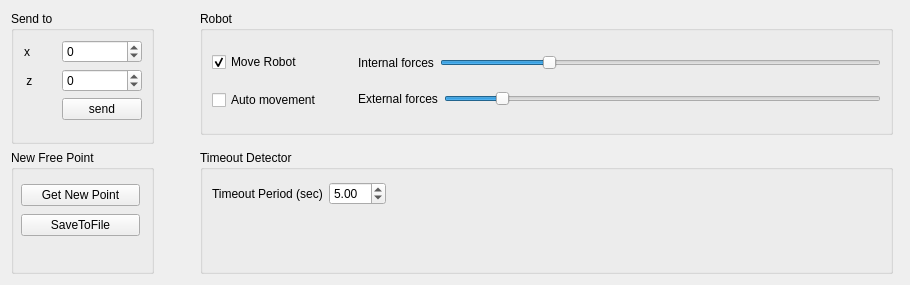
<?xml version="1.0" encoding="UTF-8"?>
<ui version="4.0">
 <class>guiDlg</class>
 <widget class="QWidget" name="guiDlg">
  <property name="geometry">
   <rect>
    <x>0</x>
    <y>0</y>
    <width>910</width>
    <height>285</height>
   </rect>
  </property>
  <property name="windowTitle">
   <string>navigationComp</string>
  </property>
  <layout class="QGridLayout" name="gridLayout">
   <item row="2" column="1">
    <widget class="QGroupBox" name="groupBox_3">
     <property name="title">
      <string>New Free Point</string>
     </property>
     <widget class="QWidget" name="layoutWidget">
      <property name="geometry">
       <rect>
        <x>10</x>
        <y>32</y>
        <width>119</width>
        <height>58</height>
       </rect>
      </property>
      <layout class="QVBoxLayout" name="verticalLayout_2">
       <item>
        <widget class="QPushButton" name="newFreePointButton">
         <property name="text">
          <string>Get New Point</string>
         </property>
        </widget>
       </item>
       <item>
        <widget class="QPushButton" name="saveToFileButton">
         <property name="text">
          <string>SaveToFile</string>
         </property>
        </widget>
       </item>
      </layout>
     </widget>
    </widget>
   </item>
   <item row="0" column="1" rowspan="2">
    <widget class="QGroupBox" name="groupBox">
     <property name="maximumSize">
      <size>
       <width>200</width>
       <height>16777215</height>
      </size>
     </property>
     <property name="title">
      <string>Send to</string>
     </property>
     <layout class="QHBoxLayout" name="horizontalLayout">
      <item>
       <layout class="QFormLayout" name="formLayout">
        <property name="labelAlignment">
         <set>Qt::AlignCenter</set>
        </property>
        <item row="0" column="0">
         <widget class="QLabel" name="label">
          <property name="text">
           <string>x       </string>
          </property>
         </widget>
        </item>
        <item row="0" column="1">
         <widget class="QSpinBox" name="x_spinbox">
          <property name="maximumSize">
           <size>
            <width>150</width>
            <height>16777215</height>
           </size>
          </property>
          <property name="minimum">
           <number>-10000</number>
          </property>
          <property name="maximum">
           <number>10000</number>
          </property>
         </widget>
        </item>
        <item row="1" column="0">
         <widget class="QLabel" name="label_2">
          <property name="text">
           <string> z       </string>
          </property>
         </widget>
        </item>
        <item row="1" column="1">
         <widget class="QSpinBox" name="z_spinbox">
          <property name="maximumSize">
           <size>
            <width>150</width>
            <height>16777215</height>
           </size>
          </property>
          <property name="minimum">
           <number>-10000</number>
          </property>
          <property name="maximum">
           <number>10000</number>
          </property>
         </widget>
        </item>
        <item row="2" column="1">
         <widget class="QPushButton" name="send_button">
          <property name="maximumSize">
           <size>
            <width>100</width>
            <height>16777215</height>
           </size>
          </property>
          <property name="text">
           <string>send</string>
          </property>
         </widget>
        </item>
       </layout>
      </item>
     </layout>
    </widget>
   </item>
   <item row="0" column="3">
    <widget class="QGroupBox" name="groupBox_2">
     <property name="title">
      <string>Robot</string>
     </property>
     <layout class="QHBoxLayout" name="horizontalLayout_6">
      <item>
       <layout class="QVBoxLayout" name="verticalLayout_13">
        <item>
         <widget class="QCheckBox" name="robotMov_checkbox">
          <property name="text">
           <string>Move Robot</string>
          </property>
          <property name="checked">
           <bool>true</bool>
          </property>
         </widget>
        </item>
        <item>
         <widget class="QCheckBox" name="autoMov_checkbox">
          <property name="text">
           <string>Auto movement</string>
          </property>
          <property name="checked">
           <bool>false</bool>
          </property>
         </widget>
        </item>
       </layout>
      </item>
      <item>
       <spacer name="horizontalSpacer_2">
        <property name="orientation">
         <enum>Qt::Horizontal</enum>
        </property>
        <property name="sizeType">
         <enum>QSizePolicy::Maximum</enum>
        </property>
        <property name="sizeHint" stdset="0">
         <size>
          <width>30</width>
          <height>20</height>
         </size>
        </property>
       </spacer>
      </item>
      <item>
       <layout class="QVBoxLayout" name="verticalLayout_4">
        <item>
         <layout class="QHBoxLayout" name="horizontalLayout_9">
          <item>
           <widget class="QLabel" name="label_5">
            <property name="text">
             <string>Internal forces</string>
            </property>
           </widget>
          </item>
          <item>
           <widget class="QSlider" name="ki_slider">
            <property name="maximum">
             <number>500</number>
            </property>
            <property name="value">
             <number>120</number>
            </property>
            <property name="orientation">
             <enum>Qt::Horizontal</enum>
            </property>
           </widget>
          </item>
         </layout>
        </item>
        <item>
         <layout class="QHBoxLayout" name="horizontalLayout_8">
          <item>
           <widget class="QLabel" name="label_4">
            <property name="text">
             <string>External forces</string>
            </property>
           </widget>
          </item>
          <item>
           <widget class="QSlider" name="ke_slider">
            <property name="maximum">
             <number>500</number>
            </property>
            <property name="value">
             <number>60</number>
            </property>
            <property name="sliderPosition">
             <number>60</number>
            </property>
            <property name="orientation">
             <enum>Qt::Horizontal</enum>
            </property>
           </widget>
          </item>
         </layout>
        </item>
       </layout>
      </item>
     </layout>
    </widget>
   </item>
   <item row="1" column="4">
    <widget class="Line" name="line">
     <property name="orientation">
      <enum>Qt::Horizontal</enum>
     </property>
    </widget>
   </item>
   <item row="0" column="2">
    <spacer name="horizontalSpacer">
     <property name="orientation">
      <enum>Qt::Horizontal</enum>
     </property>
     <property name="sizeType">
      <enum>QSizePolicy::Fixed</enum>
     </property>
     <property name="sizeHint" stdset="0">
      <size>
       <width>40</width>
       <height>20</height>
      </size>
     </property>
    </spacer>
   </item>
   <item row="2" column="2">
    <spacer name="horizontalSpacer_3">
     <property name="orientation">
      <enum>Qt::Horizontal</enum>
     </property>
     <property name="sizeType">
      <enum>QSizePolicy::Fixed</enum>
     </property>
     <property name="sizeHint" stdset="0">
      <size>
       <width>40</width>
       <height>20</height>
      </size>
     </property>
    </spacer>
   </item>
   <item row="2" column="3">
    <widget class="QGroupBox" name="groupBox_4">
     <property name="title">
      <string>Timeout Detector</string>
     </property>
     <widget class="QWidget" name="layoutWidget">
      <property name="geometry">
       <rect>
        <x>12</x>
        <y>32</y>
        <width>495</width>
        <height>55</height>
       </rect>
      </property>
      <layout class="QHBoxLayout" name="horizontalLayout_3">
       <item>
        <layout class="QVBoxLayout" name="verticalLayout">
         <item>
          <layout class="QHBoxLayout" name="horizontalLayout_2">
           <item>
            <widget class="QLabel" name="label_3">
             <property name="text">
              <string>Timeout Period (sec)</string>
             </property>
            </widget>
           </item>
           <item>
            <widget class="QDoubleSpinBox" name="timeoutPeriod">
             <property name="value">
              <double>5.000000000000000</double>
             </property>
            </widget>
           </item>
          </layout>
         </item>
         <item>
          <widget class="QLabel" name="timeoutLabel">
           <property name="styleSheet">
            <string notr="true"/>
           </property>
           <property name="text">
            <string/>
           </property>
          </widget>
         </item>
        </layout>
       </item>
       <item>
        <spacer name="horizontalSpacer_4">
         <property name="orientation">
          <enum>Qt::Horizontal</enum>
         </property>
         <property name="sizeHint" stdset="0">
          <size>
           <width>40</width>
           <height>20</height>
          </size>
         </property>
        </spacer>
       </item>
      </layout>
     </widget>
    </widget>
   </item>
  </layout>
 </widget>
 <resources/>
 <connections/>
</ui>
